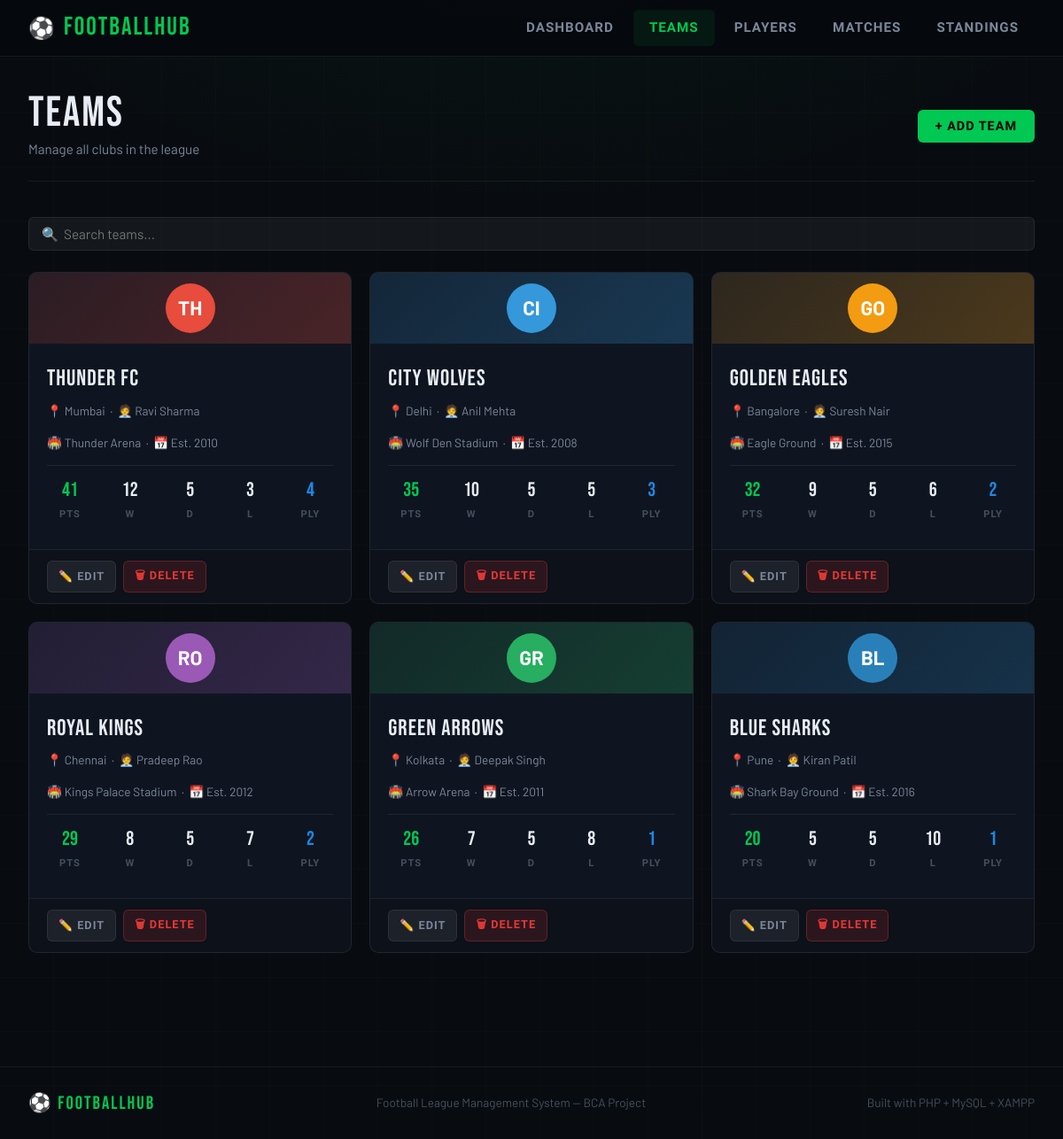
/pages/teams.php, run on the app's committed database.
### tables this page shows
CREATE TABLE IF NOT EXISTS teams (
    id INT AUTO_INCREMENT PRIMARY KEY,
    name VARCHAR(100) NOT NULL,
    city VARCHAR(100) NOT NULL,
    coach VARCHAR(100) NOT NULL,
    stadium VARCHAR(150) NOT NULL,
    founded_year INT NOT NULL,
    wins INT DEFAULT 0,
    losses INT DEFAULT 0,
    draws INT DEFAULT 0,
    goals_scored INT DEFAULT 0,
    goals_conceded INT DEFAULT 0,
    logo_color VARCHAR(7) DEFAULT '#e74c3c',
    created_at TIMESTAMP DEFAULT CURRENT_TIMESTAMP
);

### pages/teams.php (the view, shortened to what this page needs)
<?php
require_once '../includes/header.php';
$teams = $conn->query("
    SELECT t.*, (wins*3+draws) as pts, (wins+losses+draws) as mp,
           (SELECT COUNT(*) FROM players WHERE team_id = t.id) as player_count
    FROM teams t ORDER BY pts DESC, name ASC
");
?>
<div class="page">
    <div class="page-header">
        <div>
            <div class="page-title">Teams</div>
            <div class="page-subtitle">Manage all clubs in the league</div>
        </div>
        <button class="btn btn-primary" onclick="openModal('addTeamModal')">+ Add Team</button>
    </div>
    <div class="search-bar">
        <input type="text" id="teamSearch" class="search-input" placeholder="🔍  Search teams...">
    </div>
    <div class="teams-grid" id="teamsTable">
        <?php while ($t = $teams->fetch_assoc()): ?>
        <div class="team-card" data-name="<?= htmlspecialchars($t['name']) ?>">
            <div class="team-card-top" style="background:linear-gradient(135deg, <?= $t['logo_color'] ?>22, <?= $t['logo_color'] ?>44);">
                <div class="team-logo" style="background:<?= $t['logo_color'] ?>;width:56px;height:56px;font-size:1.4rem;">
                    <?= strtoupper(substr($t['name'], 0, 2)) ?>
                </div>
            </div>
            <div class="team-card-body">
                <div class="team-card-name"><?= htmlspecialchars($t['name']) ?></div>
                <div class="team-card-meta">
                    📍 <?= htmlspecialchars($t['city']) ?> &nbsp;·&nbsp;
                    🧑‍💼 <?= htmlspecialchars($t['coach']) ?>
                </div>
                <div class="team-card-meta">
                    🏟️ <?= htmlspecialchars($t['stadium']) ?> &nbsp;·&nbsp;
                    📅 Est. <?= $t['founded_year'] ?>
                </div>
                <div class="team-stats-row">
                    <div class="team-stat">
                        <div class="team-stat-val" style="color:var(--green)"><?= $t['pts'] ?></div>
                        <div class="team-stat-lbl">PTS</div>
                    </div>
                    <div class="team-stat">
                        <div class="team-stat-val"><?= $t['wins'] ?></div>
                        <div class="team-stat-lbl">W</div>
                    </div>
                    <div class="team-stat">
                        <div class="team-stat-val"><?= $t['draws'] ?></div>
                        <div class="team-stat-lbl">D</div>
                    </div>
                    <div class="team-stat">
                        <div class="team-stat-val"><?= $t['losses'] ?></div>
                        <div class="team-stat-lbl">L</div>
                    </div>
                    <div class="team-stat">
                        <div class="team-stat-val" style="color:var(--blue)"><?= $t['player_count'] ?></div>
                        <div class="team-stat-lbl">PLY</div>
                    </div>
                </div>
            </div>
            <div class="team-card-actions">
                <button class="btn btn-secondary btn-sm"
                    onclick="openEditModal(<?= $t['id'] ?>, '<?= addslashes($t['name']) ?>', '<?= addslashes($t['city']) ?>', '<?= addslashes($t['coach']) ?>', '<?= addslashes($t['stadium']) ?>', <?= $t['founded_year'] ?>, '<?= $t['logo_color'] ?>')">
                    ✏️ Edit
                </button>
                <form method="POST" style="display:inline;" onsubmit="return confirmDelete(this, '<?= addslashes($t['name']) ?>')">
                    <button type="submit" class="btn btn-danger btn-sm">🗑 Delete</button>
                </form>
            </div>
        </div>
        <?php endwhile; ?>
    </div>
</div>
<?php require_once '../includes/footer.php'; ?>

### css/style.css (style rules this page uses)
:root { --green: #00c853; --green-dim: #00963e; --red: #e53935; --yellow: #ffd600; --blue: #1e88e5; --bg-dark: #080c10; --bg-card: #0f1520; --bg-card2: #141b26; --bg-nav: #060a0e; --border: rgba(255,255,255,0.07); --text: #e8edf5; --text-dim: #7a8799; --text-muted: #444f5d; --accent: #00c853; --radius: 10px; --shadow: 0 4px 24px rgba(0,0,0,0.5); }
* { box-sizing: border-box; margin: 0; padding: 0; }
html { scroll-behavior: smooth; }
body { background: var(--bg-dark); color: var(--text); font-family: 'Barlow', sans-serif; font-weight: 400; line-height: 1.6; min-height: 100vh; background-image: radial-gradient(ellipse 80% 40% at 50% -10%, rgba(0,200,83,0.06) 0%, transparent 70%), repeating-linear-gradient(0deg, transparent, transparent 60px, rgba(255,255,255,0.012) 60px, rgba(255,255,255,0.012) 61px), repeating-linear-gradient(90deg, transparent, transparent 60px, rgba(255,255,255,0.012) 60px, rgba(255,255,255,0.012) 61px); }
.page { max-width: 1280px; margin: 0 auto; padding: 2.5rem 2rem 4rem; }
.page-header { display: flex; align-items: center; justify-content: space-between; margin-bottom: 2.5rem; padding-bottom: 1.5rem; border-bottom: 1px solid var(--border); }
.page-title { font-family: 'Bebas Neue', sans-serif; font-size: 3rem; letter-spacing: 2px; color: var(--text); line-height: 1; }
.page-subtitle { color: var(--text-dim); font-size: 0.95rem; margin-top: 4px; }
.btn { display: inline-flex; align-items: center; gap: 8px; padding: 10px 20px; border: none; border-radius: 6px; font-family: 'Barlow Condensed', sans-serif; font-size: 0.9rem; font-weight: 700; text-transform: uppercase; letter-spacing: 1px; cursor: pointer; text-decoration: none; transition: all 0.2s; }
.btn-primary { background: var(--green); color: #000; }
.btn-danger { background: rgba(229,57,53,0.15); color: var(--red); border: 1px solid rgba(229,57,53,0.3); }
.btn-secondary { background: rgba(255,255,255,0.07); color: var(--text-dim); border: 1px solid var(--border); }
.btn-sm { padding: 6px 12px; font-size: 0.8rem; }
input, select, textarea { background: rgba(255,255,255,0.05); border: 1px solid var(--border); border-radius: 6px; padding: 10px 14px; color: var(--text); font-family: 'Barlow', sans-serif; font-size: 0.95rem; transition: border-color 0.2s, background 0.2s; width: 100%; }
.team-logo { width: 36px; height: 36px; border-radius: 50%; display: inline-flex; align-items: center; justify-content: center; font-size: 1rem; font-weight: 700; color: #fff; flex-shrink: 0; }
.search-bar { display: flex; gap: 12px; margin-bottom: 1.5rem; align-items: center; flex-wrap: wrap; }
.search-input { flex: 1; min-width: 200px; background: rgba(255,255,255,0.05); border: 1px solid var(--border); border-radius: 6px; padding: 9px 14px; color: var(--text); font-family: 'Barlow', sans-serif; font-size: 0.95rem; }
.teams-grid { display: grid; grid-template-columns: repeat(3, 1fr); gap: 1.25rem; }
.team-card { background: var(--bg-card); border: 1px solid var(--border); border-radius: var(--radius); overflow: hidden; transition: all 0.25s; position: relative; }
.team-card-top { height: 80px; display: flex; align-items: center; justify-content: center; font-size: 3rem; position: relative; }
.team-card-body { padding: 1.25rem; }
.team-card-name { font-family: 'Bebas Neue', sans-serif; font-size: 1.6rem; letter-spacing: 1px; color: var(--text); margin-bottom: 4px; }
.team-card-meta { color: var(--text-dim); font-size: 0.85rem; margin-bottom: 14px; }
.team-stats-row { display: flex; gap: 16px; padding: 10px 0; border-top: 1px solid var(--border); margin-top: 8px; }
.team-stat { text-align: center; flex: 1; }
.team-stat-val { font-family: 'Bebas Neue', sans-serif; font-size: 1.4rem; color: var(--text); }
.team-stat-lbl { font-family: 'Barlow Condensed', sans-serif; font-size: 0.7rem; font-weight: 700; text-transform: uppercase; letter-spacing: 1px; color: var(--text-muted); }
.team-card-actions { display: flex; gap: 8px; padding: 12px 1.25rem; border-top: 1px solid var(--border); background: rgba(0,0,0,0.2); }

### data on the page
teams: name "TH", name "Thunder FC", city "Mumbai", coach "Ravi Sharma", stadium "Thunder Arena", founded_year "2010", pts "41", wins "12", draws "5", losses "3", player_count "4"
teams: name "CI", name "City Wolves", city "Delhi", coach "Anil Mehta", stadium "Wolf Den Stadium", founded_year "2008", pts "35", wins "10", draws "5", losses "5", player_count "3"
teams: name "GO", name "Golden Eagles", city "Bangalore", coach "Suresh Nair", stadium "Eagle Ground", founded_year "2015", pts "32", wins "9", draws "5", losses "6", player_count "2"
teams: name "RO", name "Royal Kings", city "Chennai", coach "Pradeep Rao", stadium "Kings Palace Stadium", founded_year "2012", pts "29", wins "8", draws "5", losses "7", player_count "2"
teams: name "GR", name "Green Arrows", city "Kolkata", coach "Deepak Singh", stadium "Arrow Arena", founded_year "2011", pts "26", wins "7", draws "5", losses "8", player_count "1"
teams: name "BL", name "Blue Sharks", city "Pune", coach "Kiran Patil", stadium "Shark Bay Ground", founded_year "2016", pts "20", wins "5", draws "5", losses "10", player_count "1"

### other printed values
SITE_NAME "FootballHub"
